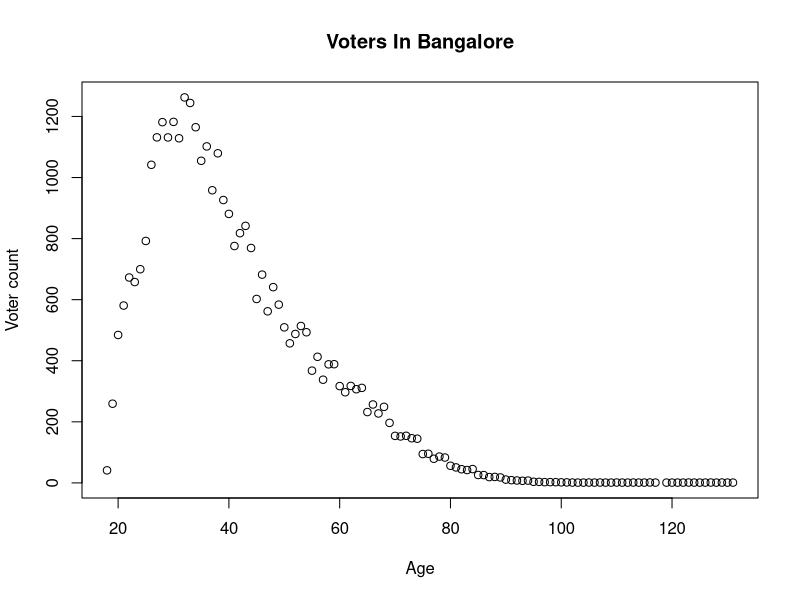
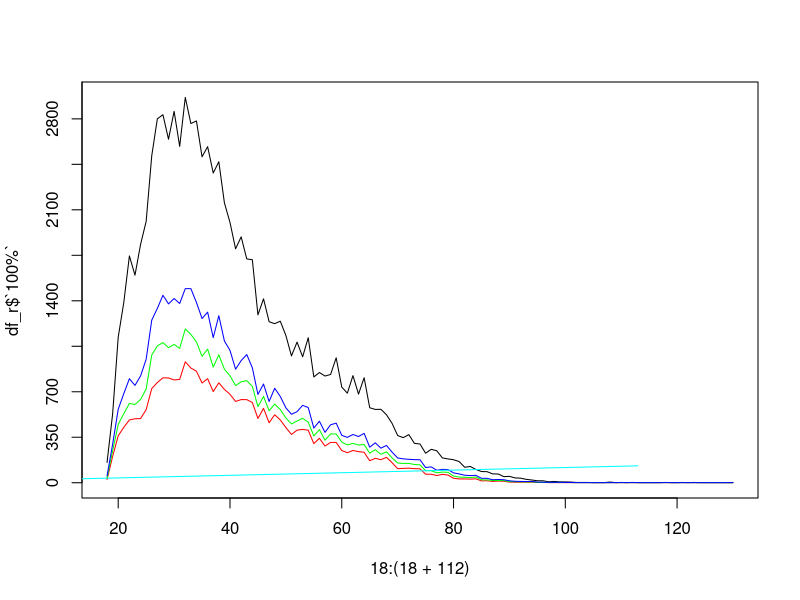

R code for these plots, in order:
## ---- chunk 1
knitr::opts_chunk$set(fig.width=12, fig.height=8, fig.path='Figs/',
                      echo=FALSE, warning=FALSE, message=FALSE)
## ---- chunk 2
ages<-read.delim("ages_by_ward.txt")
plot(unique(ages$Age),tapply(ages$Voters,ages$Age,mean,omit=TRUE),ylab="Voter count", xlab="Age",main="Voters In Bangalore")
## ---- chunk 3

#Since the absolute ward population can differ we will represent each of this group as a percentage of the total ward population.
###############################
#df<- data.frame(ward=character(),total=numeric(),students=numeric(),singles=numeric(),families=numeric(),retired=numeric(),seniors=numeric())
#  for (ward in unique(ages$Ward)){
#  av<-ages[ages$Ward==ward,]
#  w.sum<-sum(av$Voters)
#  students<-av[av$Age<23,]
#  singles<-av[av$Age>=23 & av$Age<27,]
#  familiesit<-av[av$Age>=27 & av$Age<40,]
#   familiesmix<-av[av$Age>=40 & av$Age<50,]
#   familiesnit<-av[av$Age>=50 & av$Age<58,]
#   retired<-av[av$Age>=58 & av$Age<62,]
#   seniors<-av[av$Age>=62,]
#   w.student<-100*sum(students$Voters)/w.sum
#   w.single<-100*sum(singles$Voters)/w.sum
#   w.familyIT<-100*sum(familiesit$Voters)/w.sum
#   w.familyMIX<-100*sum(familiesmix$Voters)/w.sum
#   w.familyNonIT<-100*sum(familiesnit$Voters)/w.sum
#   
#   w.retired<-100*sum(retired$Voters)/w.sum
#   w.senior<-100*sum(seniors$Voters)/w.sum
#   df<-rbind(df,data.frame(ward=ward,total=w.sum,students=w.student,singles=w.single,ITfamilies=w.familyIT,SITfamilies=w.familyMIX,NonITfamily=w.familyNonIT,retired=w.retired,seniors=w.senior))
#  }

####
# The code above was used to generate a csv file to which data related to ward/ac/zone were added. We will directly read in the csv file
####

ag_data<- read.csv("age_df.csv")
quant_it<- quantile(ag_data$ITfamilies,probs=(0:10)/10)
## ---- chunk 4
tmp <- data.frame(name=character(),sd=numeric())
for (var in colnames(ag_data[8:14])) {
if(is.numeric(ag_data[[var]])) {
x <- quantile(ag_data[[var]],probs=(0:10)/10)
sdd <- sd(ag_data[[var]])
tmp <- rbind(tmp,data.frame(name=var,sd=sdd))
}
}

tmp

#,'10'=numeric(),'20'=numeric(),'30'=numeric(),'40'=numeric(),'50'=numeric(),'60'=numeric(),'70'=numeric(),'80'=numeric(),'90'=numeric(),'100'=numeric())

#,'10'=x['10%'],'20'=x['20%'],'30'=x['30%'],'40'=x['40%'],'50'=x['50%'],'60'=x['60%'],'70'=x['70%'],'80'=x['80%'],'90'=x['90%'],'100'=x['100%']))


## ---- chunk 5
quant_it<-quantile(ag_data$ITfamilies,probs=(0:10)/10)
ag_data[ag_data$ITfamilies>quant_it['90%'],2:5]
## ---- chunk 6
auant_it<-quantile(ag_data$seniors,probs=(0:10)/10)
ag_data[ag_data$seniors>auant_it['90%'],2:5]
## ---- chunk 7
age_quartile<-function(ages) {
  retval<- c()
  for (age in unique(ages$Age)){
  av<-ages[ages$Age==age,]
  q<-quantile(av$Voters)
retval<-rbind(retval,q)
  #print q
  }
   retval
}
r<-age_quartile(ages)
df_r=as.data.frame(r)
plot(y=df_r$`100%`,x=18:(18+112),type='l',yaxp=c(0,3500,10))
lines(y=df_r$`25%`,x=18:(18+112),col="red")
lines(y=df_r$`50%`,x=18:(18+112),col="green")
lines(y=df_r$`75%`,x=18:(18+112),col="blue")
lines(y=df_r$`00%`,x=18:(18+112),col="cyan")
